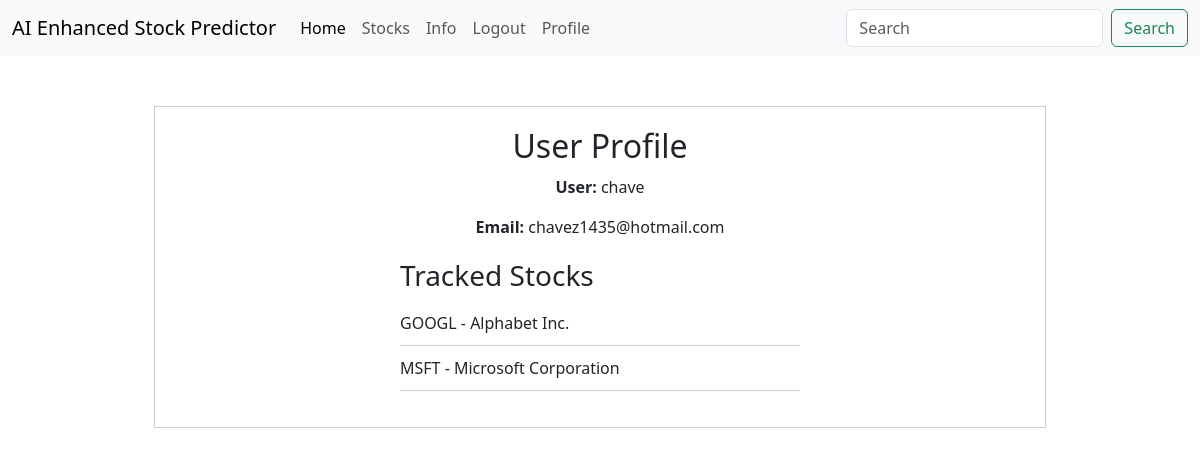
/profile/ (signed in), run on the app's committed database.
### AIEFAapp/models.py (models this page shows, shortened)
class Stock(models.Model):
    symbol = models.CharField(max_length=10)
    name = models.CharField(max_length=100)
    hist_accuracy = models.CharField(max_length=10, blank=True, null=True)
    conf_interval = models.CharField(max_length=10, blank=True, null=True)

### AIEFAapp/views.py (the view)
# urls.py: path("profile/", views.profile, name='profile'),
def profile(request):
    user = request.user  # Get the current user
    profile = user.profile  # Get the user's profile
    associated_stocks = profile.user_stocks.all()  # Retrieve the associated stocks
    return render(request, 'profile.html', {'associated_stocks': associated_stocks})

### AIEFAapp/templates/profile.html (shortened to what this page needs)
{% extends "base.html" %}
{% block content %}
<!DOCTYPE html>
<html lang="en">
<head>
</head>
<body>
<div class="profile-container">
    <div class="profile-info">
        <h2>User Profile</h2>
        <p><strong>User:</strong> {{ user.username }}</p>
        <p><strong>Email:</strong> {{ user.email }}</p>
    </div>
    <div class="tracked-stocks">
        <h3>Tracked Stocks</h3>
        <ul>
            {% for stock in associated_stocks %}
                <li>{{ stock.symbol }} - {{ stock.name }}</li>
            {% empty %}
                <li>No associated stocks yet.</li>
            {% endfor %}
        </ul>
    </div>
</div>
</body>
</html>
{% endblock %}

### AIEFAapp/templates/profile.html (style rules this page uses)
.profile-container { width: 80%; margin: 50px auto; border: 1px solid #ccc; padding: 20px; }
.profile-info { text-align: center; margin-bottom: 20px; }
.profile-info h2 { margin-bottom: 10px; }
.tracked-stocks { max-width: 400px; margin: 0 auto; }
.tracked-stocks ul { list-style: none; padding: 0; }
.tracked-stocks ul li { padding: 10px 0; border-bottom: 1px solid #ccc; }

### data on the page
Stock: symbol "GOOGL", name "Alphabet Inc."
Stock: symbol "MSFT", name "Microsoft Corporation"

### other printed values
{{ user.username }} "chave"
{{ user.email }} "chavez1435@hotmail.com"
